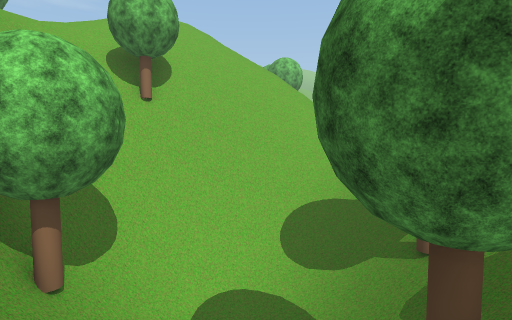
[1] (above)

19 first-person views from a walk through a scene from a Unity 3-D project. The camera is 1.2 m above the floor, tilts 4° down and sees 80° across. The floor is counted in squares, 2 m on a side. Each view is taken from the middle of a square. On the plan, view 1 faces up. The plan holds only what a view shows up to about 9 squares ahead; the rest is blank. The place goes on beyond the plan. Some trees and plants on the terrain are drawn as simple stand-ins. Some animated figures are not drawn.

[2]
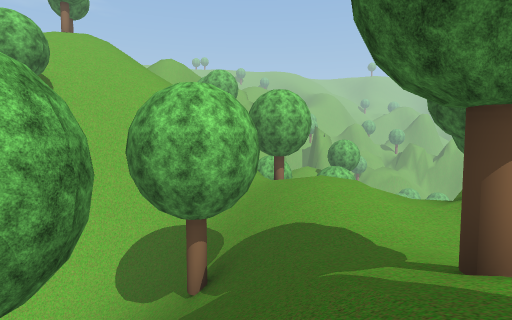

[3]
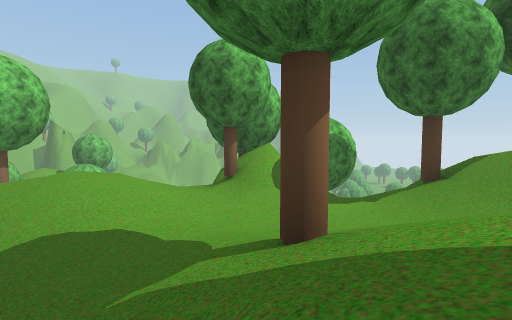

[4]
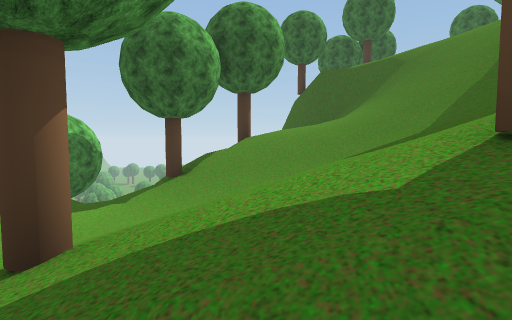

[5]
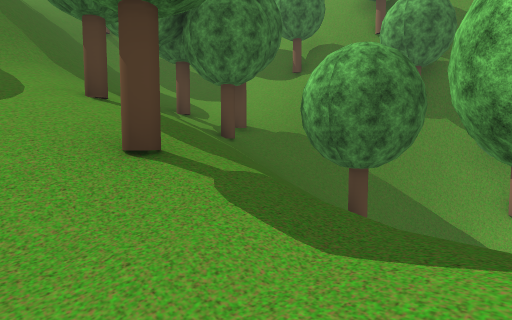

[6]
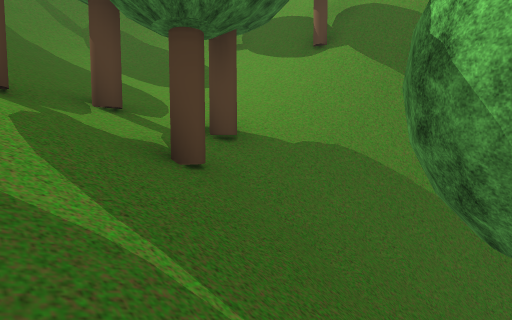

[7]
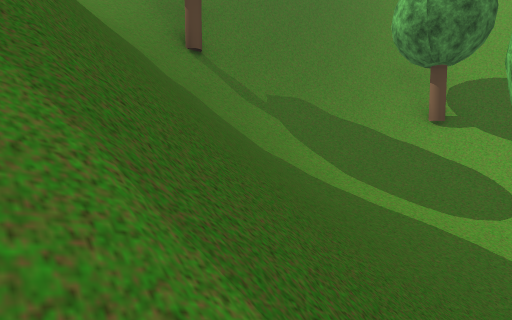

[8]
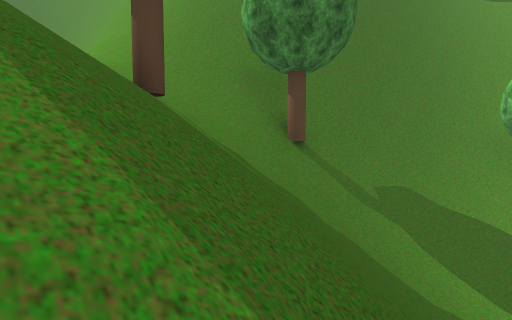

[9]
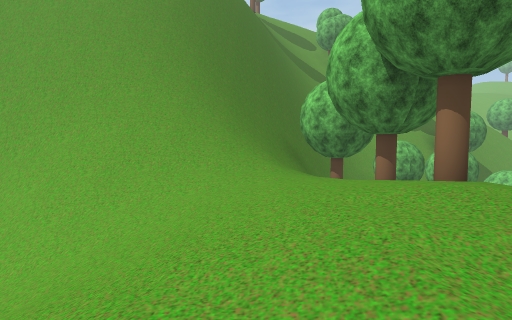

[10]
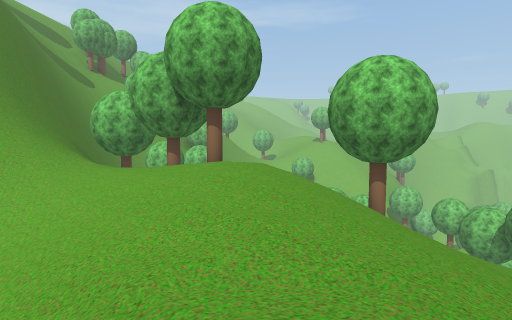

[11]
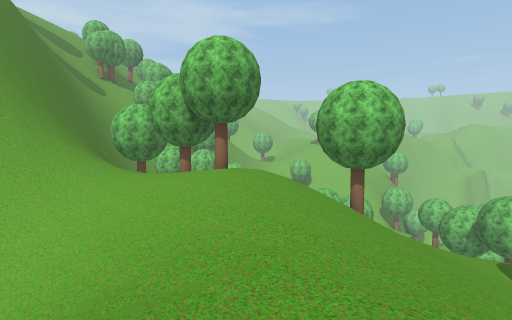

[12]
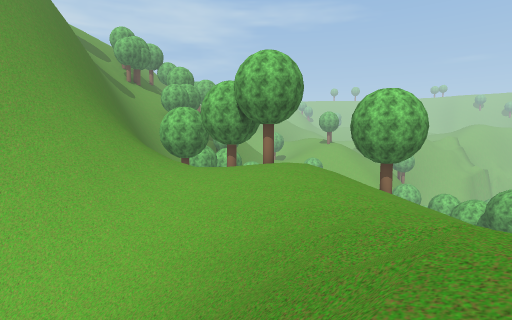

[13]
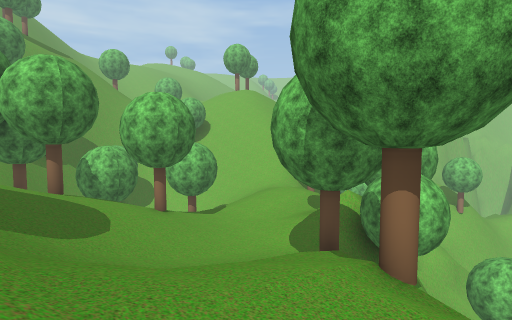

[14]
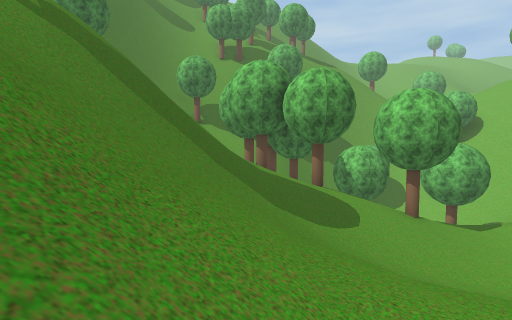

[15]
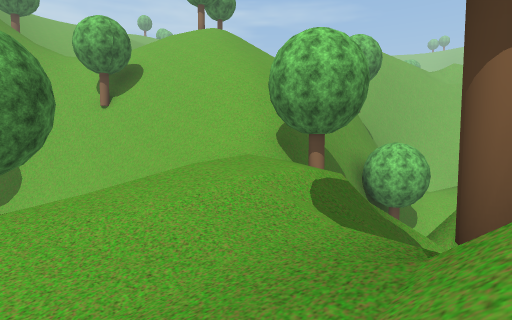

[16]
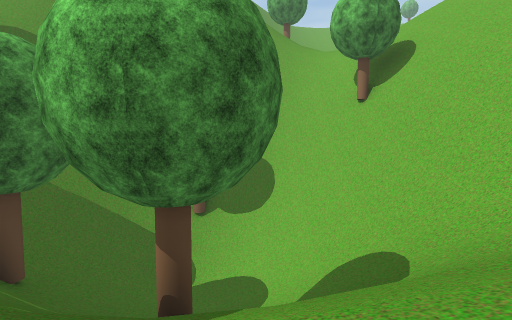

[17]
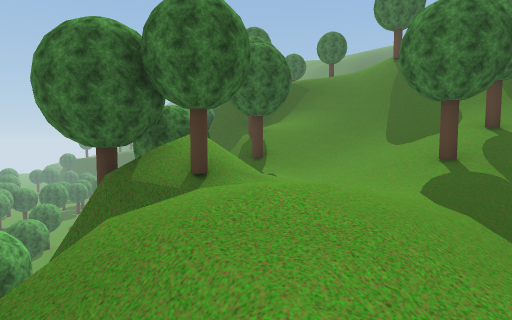

[18]
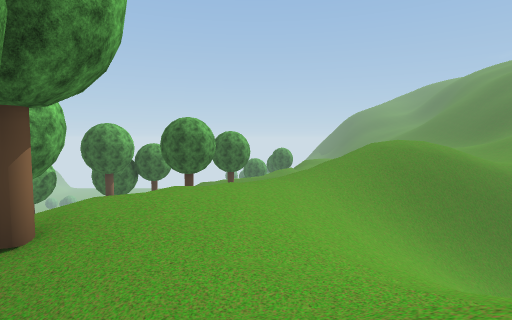

[19]
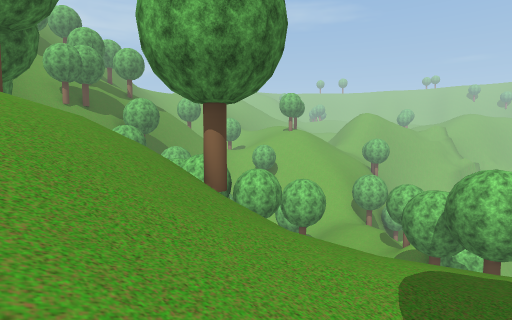

### Floor plan
Key: @ floor where view 1 was taken; # wall or solid block; x gap in a wall; . main floor; : floor 1.5 m higher than the main floor; + floor 3.25 m higher than the main floor; - floor 6.5 m lower than the main floor; * floor 8 m higher than the main floor; % floor 9.5 m higher than the main floor; & floor 11.25 m higher than the main floor; $ floor 12.75 m higher than the main floor; / step, stairs or slope; = window, fence, low wall or low ledge; v drop or lower ground; T tree.
Columns run from 7 left of view 1 to 14 right of it. Each row starts with its distance up from view 1.
 12     /==   xT
 11     v=vv #/TT vv
 10     TTvvx////vv
  9 /= TT####//..//vvTT
  8 /v v####////..//vTT
  7    ###///////.//TTTT
  6    ##///////..../#TT
  5    ##/--//T/....//TT
  4    ##///////....../
  3    ##=/////////../T/
  2     ##=//T //T//.///
  1     ###/////://////:T
  0     ##=@////T///////+
 -1   ###=//TT//////////+
 -2    ##/////TT//////////
 -3    ##////////////////
 -4    ##////////////////
 -5    ##T///////////////*
 -6     ##=///////// T//%%
 -7      ##=/////// ////%%
 -8       ###/////T$//////
 -9        ##T//T/$$$/////
-10        ###///$$$$$////
-11         ##///$$$$$$$//
-12         ##///$&///$$$/
-13          #//////////$/
-14          ##///////////
-15          ###//////////
-16           ##= // ///#/

Positions as (right, up) in squares from view 1, and headings:
1: (0, 0), facing up
2: (4, 0), facing up
3: (4, 1), facing up-right
4: (4, 1), facing right
5: (7, 5), facing down-left
6: (4, 2), facing down-left
7: (6, -3), facing down-left
8: (7, -5), facing down-left
9: (11, -11), facing left
10: (13, -13), facing up-left
11: (14, -14), facing up-left
12: (14, -16), facing up-left
13: (14, -2), facing up-left
14: (14, -2), facing left
15: (9, 5), facing up-left
16: (6, 6), facing left
17: (4, 10), facing down-right
18: (4, -11), facing right
19: (14, -9), facing up-left
